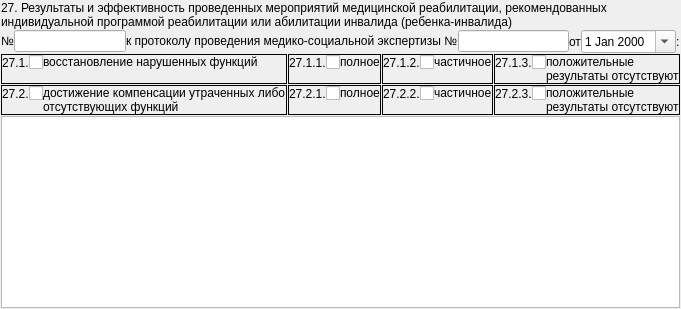
          <widget class="QWidget" name="tabIPRA">
           <attribute name="title">
            <string>ИПРА п.27</string>
           </attribute>
           <layout class="QGridLayout" name="gridLayout_49">
            <property name="margin">
             <number>1</number>
            </property>
            <property name="spacing">
             <number>1</number>
            </property>
            <item row="2" column="2">
             <widget class="QFrame" name="frame6_3">
              <property name="frameShape">
               <enum>QFrame::Panel</enum>
              </property>
              <property name="frameShadow">
               <enum>QFrame::Plain</enum>
              </property>
              <layout class="QGridLayout" name="gridLayout_43">
               <property name="margin">
                <number>0</number>
               </property>
               <property name="spacing">
                <number>0</number>
               </property>
               <item row="0" column="0">
                <widget class="QLabel" name="lblbIPRAResult27_1_2Number">
                 <property name="sizePolicy">
                  <sizepolicy hsizetype="Fixed" vsizetype="Preferred">
                   <horstretch>0</horstretch>
                   <verstretch>0</verstretch>
                  </sizepolicy>
                 </property>
                 <property name="text">
                  <string>27.1.2.</string>
                 </property>
                </widget>
               </item>
               <item row="0" column="2" rowspan="2">
                <widget class="QLabel" name="lblIPRAResult27_1_2">
                 <property name="text">
                  <string>частичное</string>
                 </property>
                 <property name="alignment">
                  <set>Qt::AlignLeading|Qt::AlignLeft|Qt::AlignTop</set>
                 </property>
                 <property name="wordWrap">
                  <bool>true</bool>
                 </property>
                </widget>
               </item>
               <item row="0" column="1">
                <widget class="QCheckBox" name="chkIPRAResult27_1_2">
                 <property name="sizePolicy">
                  <sizepolicy hsizetype="Fixed" vsizetype="Fixed">
                   <horstretch>0</horstretch>
                   <verstretch>0</verstretch>
                  </sizepolicy>
                 </property>
                 <property name="text">
                  <string/>
                 </property>
                </widget>
               </item>
              </layout>
             </widget>
            </item>
            <item row="0" column="0" colspan="4">
             <widget class="QLabel" name="lblIPRA">
              <property name="sizePolicy">
               <sizepolicy hsizetype="Preferred" vsizetype="Fixed">
                <horstretch>0</horstretch>
                <verstretch>0</verstretch>
               </sizepolicy>
              </property>
              <property name="text">
               <string>27. Результаты и эффективность проведенных мероприятий медицинской реабилитации, рекомендованных индивидуальной программой реабилитации или абилитации инвалида (ребенка-инвалида)</string>
              </property>
              <property name="wordWrap">
               <bool>true</bool>
              </property>
             </widget>
            </item>
            <item row="4" column="0" colspan="4">
             <widget class="QTextEdit" name="edtIPRAResult27_6"/>
            </item>
            <item row="1" column="0" colspan="4">
             <layout class="QHBoxLayout" name="horizontalLayout_26">
              <property name="spacing">
               <number>0</number>
              </property>
              <item>
               <widget class="QLabel" name="label_42">
                <property name="sizePolicy">
                 <sizepolicy hsizetype="Preferred" vsizetype="Fixed">
                  <horstretch>0</horstretch>
                  <verstretch>0</verstretch>
                 </sizepolicy>
                </property>
                <property name="text">
                 <string>№</string>
                </property>
               </widget>
              </item>
              <item>
               <widget class="QLineEdit" name="edtIPRANumber"/>
              </item>
              <item>
               <widget class="QLabel" name="label_43">
                <property name="sizePolicy">
                 <sizepolicy hsizetype="Preferred" vsizetype="Fixed">
                  <horstretch>0</horstretch>
                  <verstretch>0</verstretch>
                 </sizepolicy>
                </property>
                <property name="text">
                 <string>к протоколу проведения медико-социальной экспертизы №</string>
                </property>
               </widget>
              </item>
              <item>
               <widget class="QLineEdit" name="edtIPRANumberMSI"/>
              </item>
              <item>
               <widget class="QLabel" name="label_44">
                <property name="text">
                 <string>от</string>
                </property>
               </widget>
              </item>
              <item>
               <widget class="CDateEdit" name="edtIPRADateMSI">
                <property name="calendarPopup">
                 <bool>true</bool>
                </property>
               </widget>
              </item>
              <item>
               <widget class="QLabel" name="label_46">
                <property name="text">
                 <string>:</string>
                </property>
               </widget>
              </item>
             </layout>
            </item>
            <item row="3" column="1">
             <widget class="QFrame" name="frame6_6">
              <property name="frameShape">
               <enum>QFrame::Panel</enum>
              </property>
              <property name="frameShadow">
               <enum>QFrame::Plain</enum>
              </property>
              <layout class="QGridLayout" name="gridLayout_47">
               <property name="margin">
                <number>0</number>
               </property>
               <property name="spacing">
                <number>0</number>
               </property>
               <item row="0" column="0">
                <widget class="QLabel" name="lblIPRAResult27_2_1Number">
                 <property name="sizePolicy">
                  <sizepolicy hsizetype="Fixed" vsizetype="Preferred">
                   <horstretch>0</horstretch>
                   <verstretch>0</verstretch>
                  </sizepolicy>
                 </property>
                 <property name="text">
                  <string>27.2.1.</string>
                 </property>
                </widget>
               </item>
               <item row="0" column="2" rowspan="2">
                <widget class="QLabel" name="lblIPRAResult27_2_1">
                 <property name="text">
                  <string>полное</string>
                 </property>
                 <property name="alignment">
                  <set>Qt::AlignLeading|Qt::AlignLeft|Qt::AlignTop</set>
                 </property>
                 <property name="wordWrap">
                  <bool>true</bool>
                 </property>
                </widget>
               </item>
               <item row="0" column="1">
                <widget class="QCheckBox" name="chkIPRAResult27_2_1">
                 <property name="sizePolicy">
                  <sizepolicy hsizetype="Fixed" vsizetype="Fixed">
                   <horstretch>0</horstretch>
                   <verstretch>0</verstretch>
                  </sizepolicy>
                 </property>
                 <property name="text">
                  <string/>
                 </property>
                </widget>
               </item>
              </layout>
             </widget>
            </item>
            <item row="2" column="0">
             <widget class="QFrame" name="frame6_1">
              <property name="frameShape">
               <enum>QFrame::Panel</enum>
              </property>
              <property name="frameShadow">
               <enum>QFrame::Plain</enum>
              </property>
              <layout class="QGridLayout" name="gridLayout_41">
               <property name="margin">
                <number>0</number>
               </property>
               <property name="spacing">
                <number>0</number>
               </property>
               <item row="0" column="0">
                <widget class="QLabel" name="lblIPRAResult27_1Number">
                 <property name="sizePolicy">
                  <sizepolicy hsizetype="Fixed" vsizetype="Preferred">
                   <horstretch>0</horstretch>
                   <verstretch>0</verstretch>
                  </sizepolicy>
                 </property>
                 <property name="text">
                  <string>27.1.</string>
                 </property>
                </widget>
               </item>
               <item row="0" column="1">
                <widget class="QCheckBox" name="chkIPRAResult27_1">
                 <property name="sizePolicy">
                  <sizepolicy hsizetype="Fixed" vsizetype="Fixed">
                   <horstretch>0</horstretch>
                   <verstretch>0</verstretch>
                  </sizepolicy>
                 </property>
                 <property name="text">
                  <string/>
                 </property>
                </widget>
               </item>
               <item row="0" column="2" rowspan="2">
                <widget class="QLabel" name="lblIPRAResult27_1">
                 <property name="text">
                  <string>восстановление нарушенных функций</string>
                 </property>
                 <property name="alignment">
                  <set>Qt::AlignLeading|Qt::AlignLeft|Qt::AlignTop</set>
                 </property>
                 <property name="wordWrap">
                  <bool>true</bool>
                 </property>
                </widget>
               </item>
              </layout>
             </widget>
            </item>
            <item row="3" column="2">
             <widget class="QFrame" name="frame6_7">
              <property name="frameShape">
               <enum>QFrame::Panel</enum>
              </property>
              <property name="frameShadow">
               <enum>QFrame::Plain</enum>
              </property>
              <layout class="QGridLayout" name="gridLayout_46">
               <property name="margin">
                <number>0</number>
               </property>
               <property name="spacing">
                <number>0</number>
               </property>
               <item row="0" column="0">
                <widget class="QLabel" name="lblIPRAResult27_2_2Number">
                 <property name="sizePolicy">
                  <sizepolicy hsizetype="Fixed" vsizetype="Preferred">
                   <horstretch>0</horstretch>
                   <verstretch>0</verstretch>
                  </sizepolicy>
                 </property>
                 <property name="text">
                  <string>27.2.2.</string>
                 </property>
                </widget>
               </item>
               <item row="0" column="2" rowspan="2">
                <widget class="QLabel" name="lblIPRAResult27_2_2">
                 <property name="text">
                  <string>частичное</string>
                 </property>
                 <property name="alignment">
                  <set>Qt::AlignLeading|Qt::AlignLeft|Qt::AlignTop</set>
                 </property>
                 <property name="wordWrap">
                  <bool>true</bool>
                 </property>
                </widget>
               </item>
               <item row="0" column="1">
                <widget class="QCheckBox" name="chkIPRAResult27_2_2">
                 <property name="sizePolicy">
                  <sizepolicy hsizetype="Fixed" vsizetype="Fixed">
                   <horstretch>0</horstretch>
                   <verstretch>0</verstretch>
                  </sizepolicy>
                 </property>
                 <property name="text">
                  <string/>
                 </property>
                </widget>
               </item>
              </layout>
             </widget>
            </item>
            <item row="2" column="1">
             <widget class="QFrame" name="frame6_2">
              <property name="frameShape">
               <enum>QFrame::Panel</enum>
              </property>
              <property name="frameShadow">
               <enum>QFrame::Plain</enum>
              </property>
              <layout class="QGridLayout" name="gridLayout_42">
               <property name="margin">
                <number>0</number>
               </property>
               <property name="spacing">
                <number>0</number>
               </property>
               <item row="0" column="0">
                <widget class="QLabel" name="lblIPRAResult27_1_1Number">
                 <property name="sizePolicy">
                  <sizepolicy hsizetype="Fixed" vsizetype="Preferred">
                   <horstretch>0</horstretch>
                   <verstretch>0</verstretch>
                  </sizepolicy>
                 </property>
                 <property name="text">
                  <string>27.1.1.</string>
                 </property>
                </widget>
               </item>
               <item row="0" column="2" rowspan="2">
                <widget class="QLabel" name="lblIPRAResult27_1_1">
                 <property name="text">
                  <string>полное</string>
                 </property>
                 <property name="alignment">
                  <set>Qt::AlignLeading|Qt::AlignLeft|Qt::AlignTop</set>
                 </property>
                 <property name="wordWrap">
                  <bool>true</bool>
                 </property>
                </widget>
               </item>
               <item row="0" column="1">
                <widget class="QCheckBox" name="chkIPRAResult27_1_1">
                 <property name="sizePolicy">
                  <sizepolicy hsizetype="Fixed" vsizetype="Fixed">
                   <horstretch>0</horstretch>
                   <verstretch>0</verstretch>
                  </sizepolicy>
                 </property>
                 <property name="text">
                  <string/>
                 </property>
                </widget>
               </item>
              </layout>
             </widget>
            </item>
            <item row="3" column="0">
             <widget class="QFrame" name="frame6_5">
              <property name="frameShape">
               <enum>QFrame::Panel</enum>
              </property>
              <property name="frameShadow">
               <enum>QFrame::Plain</enum>
              </property>
              <layout class="QGridLayout" name="gridLayout_48">
               <property name="margin">
                <number>0</number>
               </property>
               <property name="spacing">
                <number>0</number>
               </property>
               <item row="0" column="0">
                <widget class="QLabel" name="lblIPRAResult27_2Number">
                 <property name="sizePolicy">
                  <sizepolicy hsizetype="Fixed" vsizetype="Preferred">
                   <horstretch>0</horstretch>
                   <verstretch>0</verstretch>
                  </sizepolicy>
                 </property>
                 <property name="text">
                  <string>27.2.</string>
                 </property>
                </widget>
               </item>
               <item row="0" column="2" rowspan="2">
                <widget class="QLabel" name="lblIPRAResult27_2">
                 <property name="text">
                  <string>достижение компенсации утраченных либо отсутствующих функций</string>
                 </property>
                 <property name="alignment">
                  <set>Qt::AlignLeading|Qt::AlignLeft|Qt::AlignTop</set>
                 </property>
                 <property name="wordWrap">
                  <bool>true</bool>
                 </property>
                </widget>
               </item>
               <item row="0" column="1">
                <widget class="QCheckBox" name="chkIPRAResult27_2">
                 <property name="sizePolicy">
                  <sizepolicy hsizetype="Fixed" vsizetype="Fixed">
                   <horstretch>0</horstretch>
                   <verstretch>0</verstretch>
                  </sizepolicy>
                 </property>
                 <property name="text">
                  <string/>
                 </property>
                </widget>
               </item>
              </layout>
             </widget>
            </item>
            <item row="3" column="3">
             <widget class="QFrame" name="frame6_8">
              <property name="frameShape">
               <enum>QFrame::Panel</enum>
              </property>
              <property name="frameShadow">
               <enum>QFrame::Plain</enum>
              </property>
              <layout class="QGridLayout" name="gridLayout_45">
               <property name="margin">
                <number>0</number>
               </property>
               <property name="spacing">
                <number>0</number>
               </property>
               <item row="0" column="2" rowspan="2">
                <widget class="QLabel" name="lblIPRAResult27_2_3">
                 <property name="text">
                  <string>положительные результаты отсутствуют</string>
                 </property>
                 <property name="alignment">
                  <set>Qt::AlignLeading|Qt::AlignLeft|Qt::AlignTop</set>
                 </property>
                 <property name="wordWrap">
                  <bool>true</bool>
                 </property>
                </widget>
               </item>
               <item row="0" column="0">
                <widget class="QLabel" name="lblIPRAResult27_2_3Number">
                 <property name="sizePolicy">
                  <sizepolicy hsizetype="Fixed" vsizetype="Preferred">
                   <horstretch>0</horstretch>
                   <verstretch>0</verstretch>
                  </sizepolicy>
                 </property>
                 <property name="text">
                  <string>27.2.3.</string>
                 </property>
                </widget>
               </item>
               <item row="0" column="1">
                <widget class="QCheckBox" name="chkIPRAResult27_2_3">
                 <property name="sizePolicy">
                  <sizepolicy hsizetype="Fixed" vsizetype="Fixed">
                   <horstretch>0</horstretch>
                   <verstretch>0</verstretch>
                  </sizepolicy>
                 </property>
                 <property name="text">
                  <string/>
                 </property>
                </widget>
               </item>
              </layout>
             </widget>
            </item>
            <item row="2" column="3">
             <widget class="QFrame" name="frame6_4">
              <property name="frameShape">
               <enum>QFrame::Panel</enum>
              </property>
              <property name="frameShadow">
               <enum>QFrame::Plain</enum>
              </property>
              <layout class="QGridLayout" name="gridLayout_44">
               <property name="margin">
                <number>0</number>
               </property>
               <property name="spacing">
                <number>0</number>
               </property>
               <item row="0" column="0">
                <widget class="QLabel" name="lblIPRAResult27_1_3Number">
                 <property name="sizePolicy">
                  <sizepolicy hsizetype="Fixed" vsizetype="Preferred">
                   <horstretch>0</horstretch>
                   <verstretch>0</verstretch>
                  </sizepolicy>
                 </property>
                 <property name="text">
                  <string>27.1.3.</string>
                 </property>
                </widget>
               </item>
               <item row="0" column="2" rowspan="2">
                <widget class="QLabel" name="lblIPRAResult27_1_3">
                 <property name="text">
                  <string>положительные результаты отсутствуют</string>
                 </property>
                 <property name="alignment">
                  <set>Qt::AlignLeading|Qt::AlignLeft|Qt::AlignTop</set>
                 </property>
                 <property name="wordWrap">
                  <bool>true</bool>
                 </property>
                </widget>
               </item>
               <item row="0" column="1">
                <widget class="QCheckBox" name="chkIPRAResult27_1_3">
                 <property name="sizePolicy">
                  <sizepolicy hsizetype="Fixed" vsizetype="Fixed">
                   <horstretch>0</horstretch>
                   <verstretch>0</verstretch>
                  </sizepolicy>
                 </property>
                 <property name="text">
                  <string/>
                 </property>
                </widget>
               </item>
              </layout>
             </widget>
            </item>
           </layout>
          </widget>
